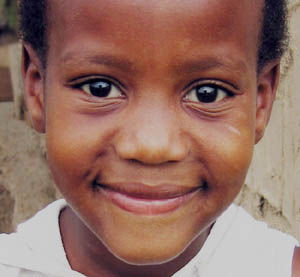
//> input picture data/testface.jpg, 300 x 277 px
$ ./minimal   (built with g++ and OpenCV 4)
//> lines starting //> are read from the running program, lines starting //| are printed output that depends on the picture
// minimal.cpp: Display the landmarks of a face in an image.
//              This demonstrates stasm_search_single.

#include <stdio.h>
#include <stdlib.h>
#include <opencv2/highgui/highgui.hpp>
#include <opencv2/imgproc/imgproc.hpp>
#include "stasm_lib.h"

int main(int argc, char *argv[])
{
    std::string path = "../data/testface.jpg";
    if (argc > 1)
        path = argv[1];

    cv::Mat_<unsigned char> img(cv::imread(path, CV_LOAD_IMAGE_GRAYSCALE));
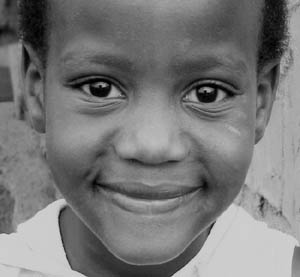
//> img: 277 rows x 300 cols, CV_8UC1; min 0, max 218, mean 120.4

    if (!img.data)
    {
        printf("Cannot load %s\n", path.c_str());
        exit(1);
    }
    cv::resize(img, img, cv::Size(100, 100));
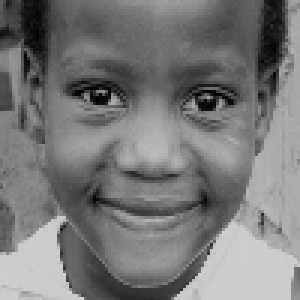
//> img: 100 rows x 100 cols, CV_8UC1 (shown 3 times larger); min 0, max 213, mean 120.3

    int foundface;
//> (the run ends here: the program needs code that is not available in this run, at `float landmarks[2 * stasm_NLANDMARKS];`)

$ run again, with data/female0.jpg copied over data/testface.jpg
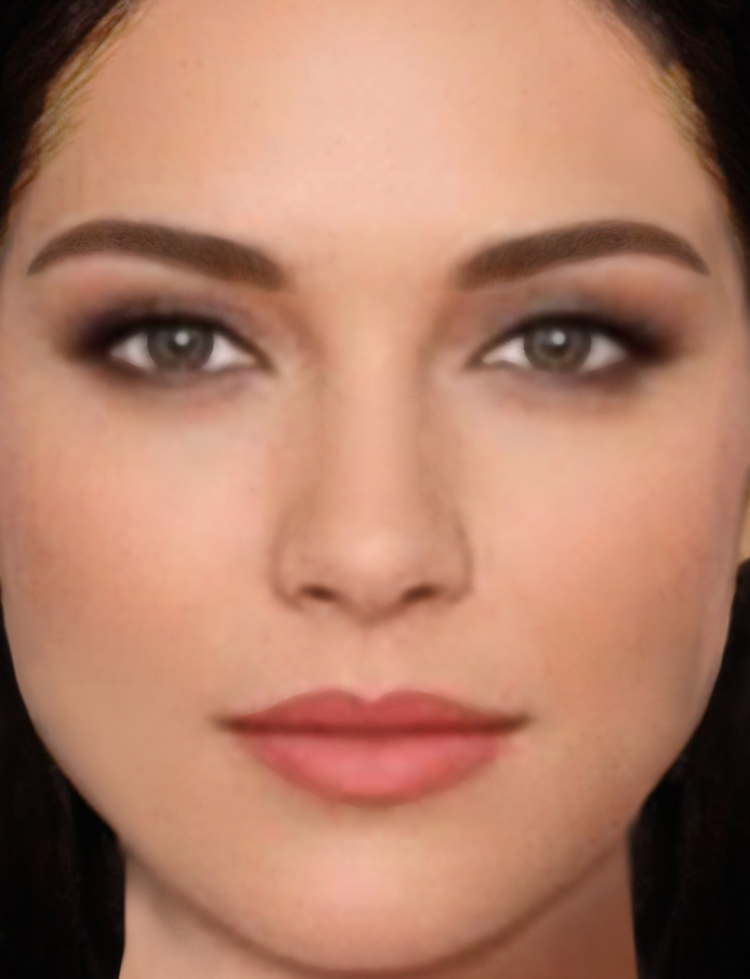
//> input picture data/female0.jpg, 2248 x 2936 px (shown at 1/3 size)
//> `cv::Mat_<unsigned char> img(cv::imread(path, CV_LOAD_IMAGE_GRAYSCALE));`:
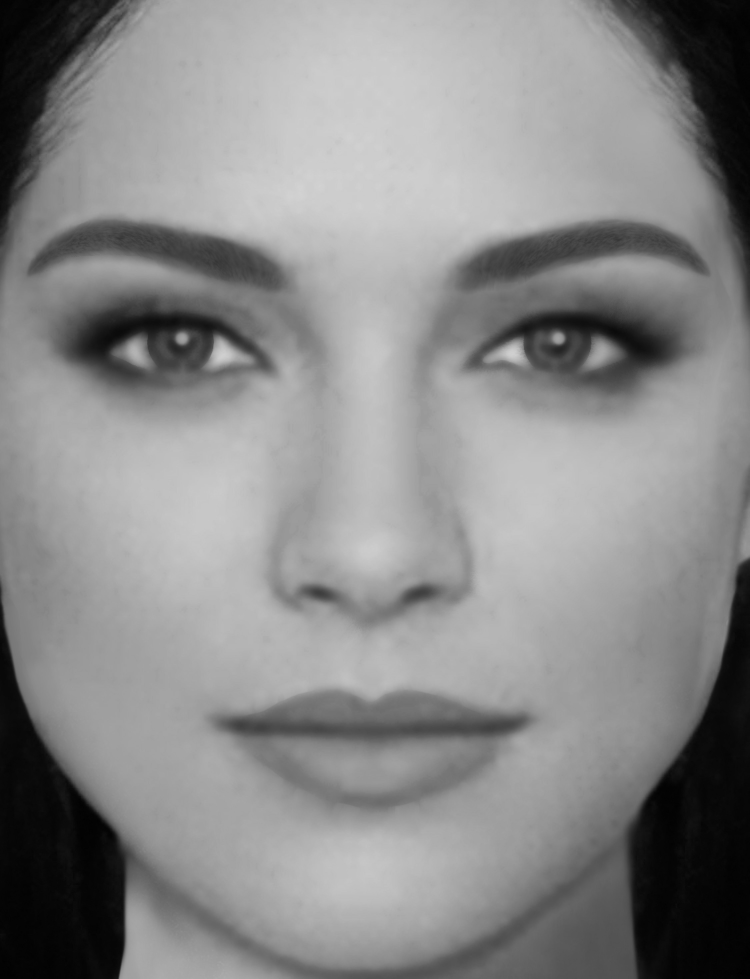
//> img: 2936 rows x 2248 cols, CV_8UC1 (shown at 1/3 size); min 0, max 212, mean 137.3
//> `cv::resize(img, img, cv::Size(100, 100));`:
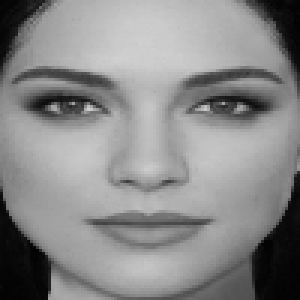
//> img: 100 rows x 100 cols, CV_8UC1 (shown 3 times larger); min 2, max 208, mean 137.2
